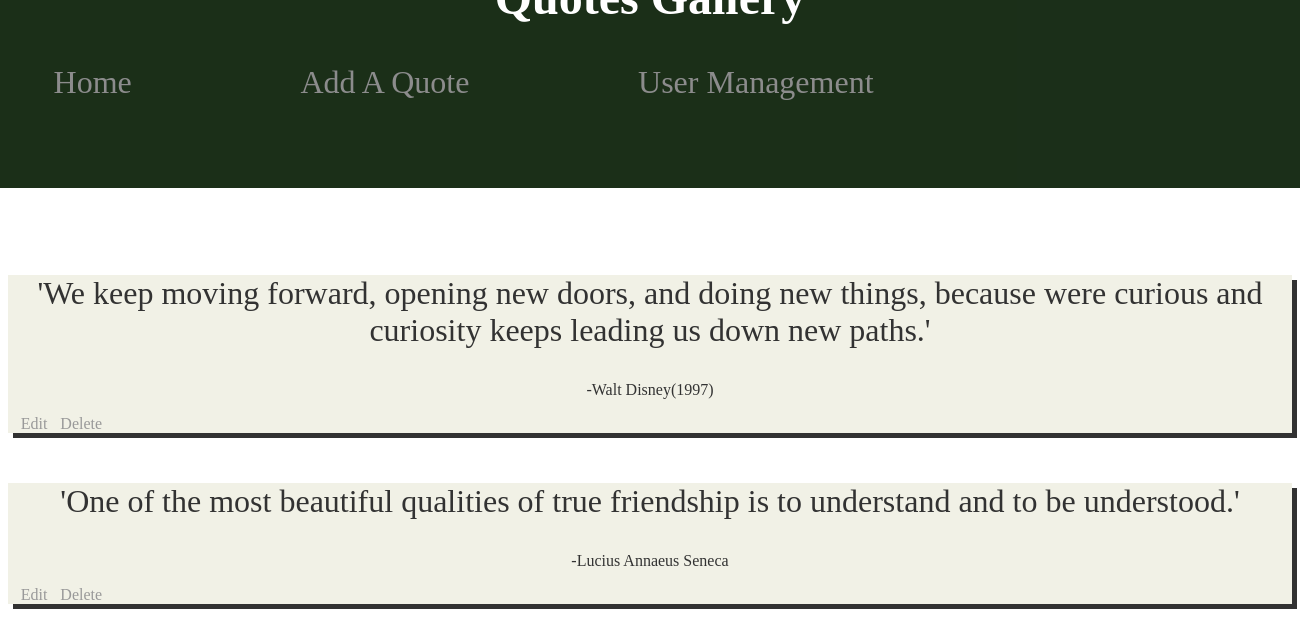
/index.php (signed in), run on the app's committed database.
### tables this page shows
CREATE TABLE IF NOT EXISTS `tblquotes` (
  `quoteId` int(11) NOT NULL AUTO_INCREMENT,
  `quoteText` text NOT NULL,
  `attributedTo` varchar(50) NOT NULL DEFAULT 'Anonymous',
  `source` varchar(50) DEFAULT NULL,
  `year` year(4) DEFAULT NULL,
  PRIMARY KEY (`quoteId`),
  KEY `attributedTo` (`attributedTo`)
);

### Classes/QuoteClass.php (called while the page is built, shortened)
<?php
require_once 'DataHandler.php';
class Quote{
    protected $id;
    protected $quote_text;
    protected $source;
    protected $year;
    function __construct($id,$quote_text,$attributedTo,$source,$year) {
        $this->id=$id;
        $this->quote_text = $quote_text;
        $this->source = $source;
        $this->year = $year;
    }
    function getId() {
        return $this->id;
    }
    function getQuote_text() {
        return $this->quote_text;
    }
    function getSource() {
        return $this->source;
    }
    function getYear() {
        return $this->year;
    }
    function getAllQuotes(){
        $quotes = array();
        $dh = new DataHandler('quotesdb');
        $dh->connectToDB();
        $query_results = $dh->runResultQuery("SELECT * FROM `tblquotes`");
        $rows = $query_results->fetch_all(MYSQLI_ASSOC);
        foreach ($rows as $value) {
            $quote = new Quote($value['quoteId'], $value['quoteText'], $value['attributedTo'], $value['source'], $value['year']);
            array_push($quotes, $quote);
        }
        return $quotes;
    }
}

### Classes/DataHandler.php (called while the page is built, shortened)
<?php
class DataHandler {
    protected $dbName;
    protected $dbHost;
    protected $dbUserName;
    protected $dbPassWord;
    protected $db;
    function __construct($dbName, $dbHost = '127.0.0.1', $dbUserName = 'root', $dbPassWord = '') {
        $this->dbName = $dbName;
        $this->dbHost = $dbHost;
        $this->dbUserName = $dbUserName;
        $this->dbPassWord = $dbPassWord;
    }
    function connectToDB()
    {
        if($this->db = new mysqli($this->dbHost,$this->dbUserName,$this->dbPassWord,$this->dbName)){
            $state = 'db connected';
        }
        else{
            die("Failed to connect to the database");
        }
    }
    function runResultQuery($qeury)
    {
        $database = $this->db;
        if($result = $database->query($qeury))
        {
            return $result;
        }
        else{
            echo "<br/>".$qeury."<br/>";
            echo mysqli_error($database);
            die("Unable to perform query");
        }
    }
}

### PHP/DisplayFormatter.php (the view, shortened to what this page needs)
<?php
require_once (realpath( dirname( __FILE__ ) ).'/../Classes/QuoteClass.php');
function displayAdminEditorStyleQuote($quote){
    $q = $quote;
    $quoteId = $q->getId();
    $quoteText= $q->getQuote_text();
    $quoteYear = $q->getYear();
    $quoteSource = $q->getSource();
    $quoteText = str_replace("^", "*", $quoteText);
    $quoteText = str_replace("<", '*', $quoteText);
    $quoteText = str_replace(">", "*", $quoteText);
    $quoteSource = str_replace("^", "*", $quoteSource);
    $quoteSource = str_replace("<", '*', $quoteSource);
    $quoteSource = str_replace(">", "*", $quoteSource);
    echo "<section class='form'><p class='quoteText'>'$quoteText'</p>";
    if($quoteYear!=0000){
    echo "<p class='source'>-$quoteSource($quoteYear)</p>";}
    else{echo "<p class='source'>-$quoteSource</p>";}
    echo "<a class='AltLinks' href='./PHP/UpdateQuote.php?quoteId=$quoteId'>Edit</a><a class='AltLinks' href='./PHP/QuoteRemove.php?quoteId=$quoteId'>Delete</a></section><br>";
}

### index.php (shortened to what this page needs)
<?php
require_once (realpath( dirname( __FILE__ ) ).'\Classes\QuoteClass.php');
require_once (realpath( dirname( __FILE__ ) ).'\PHP\DisplayFormatter.php');
?>
<html>
    <head>
        <link rel="stylesheet" type="text/css" href="CSS/main.css">
    </head>
    <body>
        <?php
        if (isset($_SESSION['QuotesType'])){
            if($_SESSION['QuotesType']=="Admin"){
            $quote = new Quote(NULL, "", "","", NULL);
            $quotes = $quote->getAllQuotes();
            foreach ($quotes as $value) {
                $quote = $value;
                displayAdminEditorStyleQuote($quote);
            }
            }
        }
        else {
            include './HTML/ReaderHeader.html';
            header('Location: ./PHP/Register.php');
        }
        ?>
    </body>
</html>

### CSS/main.css (style rules this page uses)
body { background-image: url('../Images/background.jpg');background-repeat: repeat }
header h1 { font-family: 'Lucida Handwriting';font-size: 300%;color: white;text-align: center;position: relative;top: 7% }
header { background-color: #031900;height: 30%;width: 110%;position: relative;top: -7%;left: -5%;opacity: 0.9 }
.menu li { display: inline;list-style-type: none;padding-top: 2%;padding-left: 2%;padding-bottom: 1.3% }
.menu a { text-decoration: none;font-family: 'Viner Hand ITC';font-size: 200%;color: gray;padding-right: 10% }
.nav { position: relative;left: 3%;bottom: -10% }
.form { background-color: #EEEEE0;box-shadow: 5px 5px;opacity: 0.8 }
.quoteText { font-family: 'French Script MT';font-size: 200%;text-align: center }
.source { font-family:'Bradley Hand ITC';text-align: center }
.AltLinks { margin-left: 1%;color: gray;text-decoration: none }

### data on the page
tblquotes: quoteText "We keep moving forward, opening new doors, and doing new things, because were curious and curiosity keeps leading us down new paths.", source "Walt Disney", year "1997"
tblquotes: quoteText "One of the most beautiful qualities of true friendship is to understand and to be understood.", source "Lucius Annaeus Seneca"
